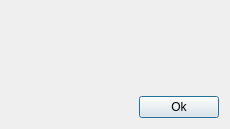
<?xml version="1.0" encoding="UTF-8"?>
<ui version="4.0">
 <class>Dialog</class>
 <widget class="QDialog" name="Dialog">
  <property name="geometry">
   <rect>
    <x>0</x>
    <y>0</y>
    <width>230</width>
    <height>129</height>
   </rect>
  </property>
  <property name="windowTitle">
   <string>Dialog</string>
  </property>
  <layout class="QVBoxLayout" name="verticalLayout">
   <item>
    <layout class="QVBoxLayout" name="verticalLayout_2">
     <item>
      <widget class="QScrollArea" name="scroll_area">
       <property name="frameShape">
        <enum>QFrame::NoFrame</enum>
       </property>
       <property name="frameShadow">
        <enum>QFrame::Plain</enum>
       </property>
       <property name="widgetResizable">
        <bool>true</bool>
       </property>
       <widget class="QWidget" name="content">
        <property name="geometry">
         <rect>
          <x>0</x>
          <y>0</y>
          <width>210</width>
          <height>78</height>
         </rect>
        </property>
       </widget>
      </widget>
     </item>
    </layout>
   </item>
   <item>
    <layout class="QHBoxLayout" name="horizontalLayout">
     <item>
      <spacer name="horizontalSpacer">
       <property name="orientation">
        <enum>Qt::Horizontal</enum>
       </property>
       <property name="sizeHint" stdset="0">
        <size>
         <width>40</width>
         <height>20</height>
        </size>
       </property>
      </spacer>
     </item>
     <item>
      <widget class="QPushButton" name="ok_button">
       <property name="text">
        <string>Ok</string>
       </property>
       <property name="default">
        <bool>false</bool>
       </property>
      </widget>
     </item>
    </layout>
   </item>
  </layout>
 </widget>
 <resources/>
 <connections/>
</ui>
